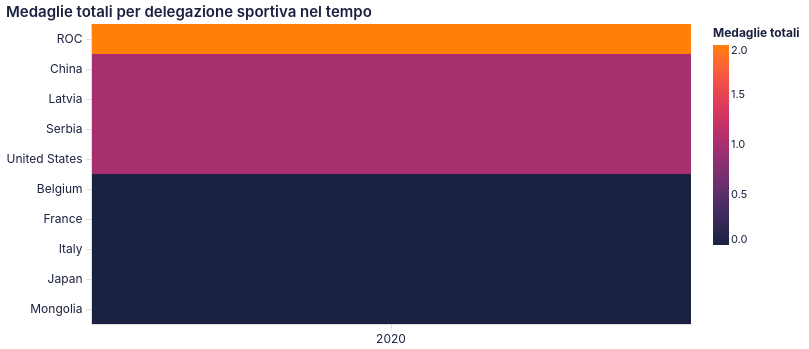

Vega-Lite specification stored for this chart:
### Vega-Lite specification from a JSON file in a GitHub repository (floating-point values rounded to 4 significant figures; data arrays with more than 128 entries replaced by an {"elided": "..."} marker saying what was removed)
{"$schema": "https://vega.github.io/schema/vega-lite/v5.20.1.json", "config": {"arc": {"fill": "#1b2140"}, "area": {"fill": "#1b2140", "fillOpacity": 0.15, "line": true}, "axis": {"domainColor": "#e2ddd4", "grid": true, "gridColor": "#e2ddd4", "gridWidth": 0.6, "labelAngle": 0, "labelColor": "#1b2140", "labelFont": "Inter, system-ui, -apple-system, BlinkMacSystemFont, 'Segoe UI', Roboto, sans-serif", "labelFontSize": 12, "labelFontWeight": 400, "labelPadding": 4, "tickColor": "#e2ddd4", "tickSize": 5, "titleColor": "#1b2140", "titleFont": "Inter, system-ui, -apple-system, BlinkMacSystemFont, 'Segoe UI', Roboto, sans-serif", "titleFontSize": 12, "titleFontWeight": 600}, "axisBand": {"grid": false}, "background": "transparent", "bar": {"fill": "#1b2140"}, "legend": {"labelColor": "#1b2140", "labelFont": "Inter, system-ui, -apple-system, BlinkMacSystemFont, 'Segoe UI', Roboto, sans-serif", "labelFontSize": 11, "padding": 4, "symbolType": "circle", "titleColor": "#1b2140", "titleFont": "Inter, system-ui, -apple-system, BlinkMacSystemFont, 'Segoe UI', Roboto, sans-serif", "titleFontSize": 12}, "line": {"stroke": "#1b2140", "strokeWidth": 2}, "mark": {"color": "#1b2140"}, "path": {"stroke": "#1b2140"}, "point": {"fill": "#1b2140", "filled": true}, "range": {"category": ["#1b2140", "#ff8009", "#9a0641", "#ffe34a", "#e7b6af", "#0088b0", "#e03830"]}, "rect": {"fill": "#1b2140"}, "shape": {"stroke": "#1b2140"}, "symbol": {"fill": "#1b2140"}, "title": {"anchor": "start", "color": "#1b2140", "font": "Inter, system-ui, -apple-system, BlinkMacSystemFont, 'Segoe UI', Roboto, sans-serif", "fontSize": 15, "fontWeight": 600, "subtitleColor": "#1b2140", "subtitleFont": "Inter, system-ui, -apple-system, BlinkMacSystemFont, 'Segoe UI', Roboto, sans-serif"}, "view": {"continuousHeight": 300, "continuousWidth": 400, "fill": null, "stroke": null}}, "data": {"name": "data-7060658926c0d69437b271576d98bdda"}, "datasets": {"data-7060658926c0d69437b271576d98bdda": {"elided": "5150 records"}}, "encoding": {"color": {"field": "total_medals", "scale": {"range": ["#1b2140", "#ff8009"]}, "title": "Medaglie totali", "type": "quantitative"}, "tooltip": [{"field": "country", "type": "nominal"}, {"field": "year", "type": "quantitative"}, {"field": "total_medals", "type": "quantitative"}], "x": {"axis": {"labelAngle": 0}, "field": "year", "title": "", "type": "ordinal"}, "y": {"field": "country", "sort": {"field": "rank", "order": "ascending"}, "title": "", "type": "nominal"}}, "height": 300, "mark": {"type": "rect"}, "params": [{"bind": {"input": "select", "name": "Sport: ", "options": ["3x3 Basketball", "Archery", "Artistic Gymnastics", "Artistic Swimming", "Athletics", "Badminton", "Baseball", "Basketball", "Basque pelota", "Beach Volleyball", "Bowling", "Boxing", "Canoe Slalom", "Canoe Sprint", "Cycling BMX Freestyle", "Cycling BMX Racing", "Cycling Mountain Bike", "Cycling Road", "Cycling Track", "Diving", "Equestrian Dressage", "Equestrian Eventing", "Equestrian Jumping", "Fencing", "Football", "Golf", "Handball", "Hockey", "Judo", "Karate", "Kendo", "Marathon Swimming", "Modern Pentathlon", "Rhythmic Gymnastics", "Roller Hockey", "Rowing", "Rugby Sevens", "Sailing", "Shooting", "Skateboarding", "Softball", "Sport Climbing", "Surfing", "Swimming", "Table Tennis", "Taekwondo", "Tennis", "Trampolining", "Triathlon", "Volleyball", "Water Polo", "Waterskiing", "Weightlifting", "Wrestling"]}, "name": "param_7", "select": {"fields": ["sport"], "type": "point"}, "value": "3x3 Basketball"}], "title": "Medaglie totali per delegazione sportiva nel tempo", "transform": [{"filter": {"param": "param_7"}}], "width": 600}
